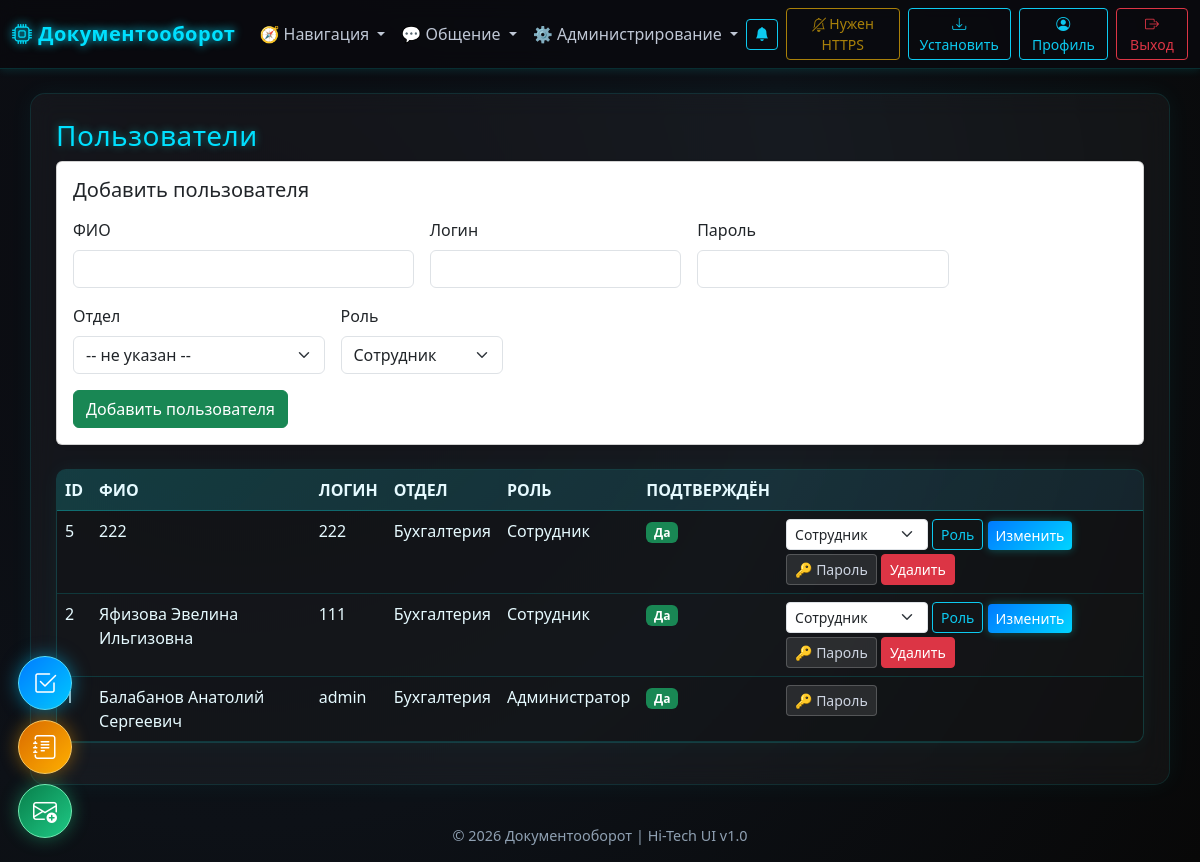
/admin/users (signed in), run on an earlier commit of the app's database.
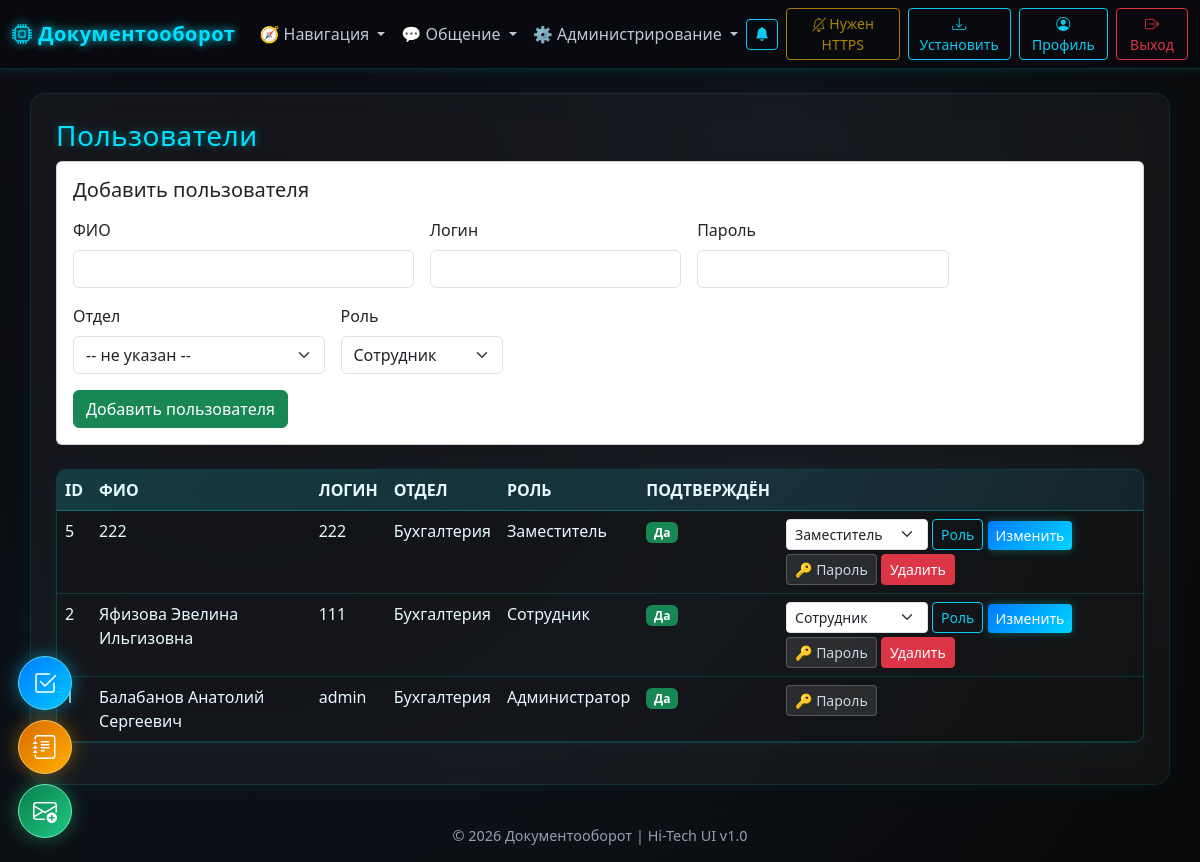
And on a later commit of the database.
### models.py (models this page shows, shortened)
class User(UserMixin, db.Model):
    __tablename__ = "users"
    id = db.Column(db.Integer, primary_key=True)
    full_name = db.Column(db.String(255), nullable=False)
    username = db.Column(db.String(120), unique=True, nullable=False)
    password_enc = db.Column(db.Text, nullable=False)
    role = db.Column(db.String(20), nullable=False, default="worker")
    department_id = db.Column(db.Integer, db.ForeignKey("departments.id"))
    is_approved = db.Column(db.Boolean, default=False, nullable=False)
    created_at = db.Column(db.DateTime, default=dt.datetime.utcnow)
    department = db.relationship("Department", backref="users")

class Department(db.Model):
    __tablename__ = "departments"
    id = db.Column(db.Integer, primary_key=True)
    name = db.Column(db.String(200), unique=True, nullable=False)
    letter_prefix = db.Column(db.String(100))
    memo_prefix = db.Column(db.String(100))
    letter_start_number = db.Column(db.Integer)
    memo_start_number = db.Column(db.Integer)
    letter_number_series = db.Column(db.String(100))
    memo_number_series = db.Column(db.String(100))

### app.py (the view)
@app.get("/admin/users")
@role_required("admin","superadmin")
def admin_users():
    users = User.query.order_by(User.created_at.desc()).all()
    deps = Department.query.order_by(Department.name).all()
    return render_template("admin_users.html", title="Пользователи", users=users, deps=deps)

### app.py (called while the page is built, shortened)
@app.context_processor
def inject_template_helpers():
    deps = []
    try:
        deps = Department.query.order_by(Department.name).all()
    except Exception:
        deps = []
    return {
        "get_status_meta": get_activity_status_meta,
        "get_priority_meta": get_activity_priority_meta,
        "deps": deps,
    }

@login_manager.user_loader
def load_user(user_id):
    if str(user_id) == "-1":
        return SuperAdmin()
    return User.query.get(int(user_id))

def get_active_report_share(endpoint_name):
    report_key = REPORT_SHARE_ENDPOINTS.get(endpoint_name)
    token = (request.args.get("share") or "").strip()
    if not report_key or not token:
        return None

def role_required(*roles):
    def _decor(fn):
        @wraps(fn)
        def wrapper(*args, **kwargs):
            if get_active_report_share(fn.__name__):
                return fn(*args, **kwargs)
            if not current_user.is_authenticated:
                flash("Требуется вход в систему.", "warning")
                return redirect(url_for("login_page"))
            if current_user.role not in roles:
                abort(403)
            return fn(*args, **kwargs)
        return wrapper
    return _decor

@app.context_processor
def inject_now():
    from datetime import datetime
    return {'now': datetime.now}

@app.context_processor
def inject_template_helpers():
    return {
        "has_endpoint": lambda endpoint: endpoint in app.view_functions,
    }

### templates/admin_users.html (shortened to what this page needs)
{% extends 'layout.html' %}
{% block content %}
<h3>Пользователи</h3>
{% if current_user.role in ['admin', 'superadmin'] %}
<div class="card shadow-sm mb-4">
  <div class="card-body">
    <h5 class="mb-3">Добавить пользователя</h5>
    <form method="post" action="{{ url_for('admin_add_user') }}" class="row g-3">
      <div class="col-md-4">
        <label class="form-label">ФИО</label>
        <input type="text" name="full_name" class="form-control" required>
      </div>
      <div class="col-md-3">
        <label class="form-label">Логин</label>
        <input type="text" name="username" class="form-control" required>
      </div>
      <div class="col-md-3">
        <label class="form-label">Пароль</label>
        <input type="text" name="password" class="form-control" required>
      </div>
      <div class="col-md-3">
        <label class="form-label">Отдел</label>
        <select name="department_id" class="form-select">
          <option value="">-- не указан --</option>
        </select>
      </div>
      {% if current_user.role in ['admin', 'superadmin'] %}
      <div class="col-md-2">
        <label class="form-label">Роль</label>
        <select name="role" class="form-select">
          <option value="worker">Сотрудник</option>
        </select>
      </div>
      {% endif %}
      <div class="col-12">
        <button class="btn btn-success">Добавить пользователя</button>
      </div>
    </form>
  </div>
</div>
{% endif %}
<table class="table table-striped">
  <thead>
    <tr>
      <th>ID</th><th>ФИО</th><th>Логин</th><th>Отдел</th><th>Роль</th><th>Подтверждён</th><th></th>
    </tr>
  </thead>
  <tbody>
    {% for u in users %}
    <tr>
      <td>{{ u.id }}</td>
      <td>{{ u.full_name }}</td>
      <td>{{ u.username }}</td>
      <td>{{ u.department.name if u.department else '' }}</td>
      <td>{{ {'worker': 'Сотрудник', 'deputy': 'Заместитель', 'manager': 'Руководитель', 'admin': 'Администратор'}.get(u.role, u.role) }}</td>
      <td>
        {% if u.is_approved %}
          <span class="badge bg-success">Да</span>
        {% else %}
          <span class="badge bg-warning">Нет</span>
        {% endif %}
      </td>
     <td>
  {% if current_user.role == 'superadmin' or u.role != 'admin' %}
    <form method="post" action="{{ url_for('update_user_role', user_id=u.id) }}" class="d-inline-flex gap-1 mb-1">
      <select name="role" class="form-select form-select-sm" aria-label="Роль пользователя">
        <option value="worker" {% if u.role == 'worker' %}selected{% endif %}>Сотрудник</option>
        <option value="deputy" {% if u.role == 'deputy' %}selected{% endif %}>Заместитель</option>
      </select>
      <button class="btn btn-sm btn-outline-info">Роль</button>
    </form>
  {% endif %}
  {% if current_user.role in ['admin', 'superadmin'] %}
    {% if current_user.role == 'superadmin' or u.role not in ['admin', 'superadmin'] %}
    <a class="btn btn-sm btn-primary" href="{{ url_for('edit_user', user_id=u.id) }}">Изменить</a>
    {% endif %}
    <button class="btn btn-sm btn-secondary" onclick="showPassword({{ u.id }}, '{{ u.full_name|e }}')">
      🔑 Пароль
    </button>
  {% endif %}
  {% if u.role != 'admin' %}
    <form method="post" action="{{ url_for('delete_user', user_id=u.id) }}" class="d-inline">
      <button class="btn btn-sm btn-danger">Удалить</button>
    </form>
  {% endif %}
</td>
    </tr>
    {% endfor %}
  </tbody>
</table>
{% endblock %}

### templates/layout.html (shortened to what this page needs)
<!DOCTYPE html>
<html lang="ru">
<head>
  <link href="{{ url_for('static', filename='bootstrap.min.css')}}" rel="stylesheet">
  <link href="{{ url_for('static', filename='bootstrap-icons.css')}}" rel="stylesheet">
</head>
<body>
<nav class="navbar navbar-expand-lg navbar-dark mb-4">
  <div class="container-fluid">
    <a class="navbar-brand" href="/">
      <i class="bi bi-cpu"></i> Документооборот
    </a>
    <div class="collapse navbar-collapse" id="navbarContent">
      {% if current_user.is_authenticated %}
     <ul class="navbar-nav me-auto mb-2 mb-lg-0">
  <li class="nav-item dropdown">
    <a class="nav-link dropdown-toggle" href="#" id="mainMenu" role="button" data-bs-toggle="dropdown" aria-expanded="false">
      🧭 Навигация
    </a>
  </li>
  <li class="nav-item dropdown">
    <a class="nav-link dropdown-toggle" href="#" id="chatMenu" role="button" data-bs-toggle="dropdown" aria-expanded="false">
      💬 Общение
    </a>
  </li>
  {% if current_user.role in ['admin', 'superadmin'] %}
  <li class="nav-item dropdown">
    <a class="nav-link dropdown-toggle" href="#" id="adminMenu" role="button" data-bs-toggle="dropdown" aria-expanded="false">
      ⚙️ Администрирование
    </a>
  </li>
  {% endif %}
</ul>
<div class="d-flex align-items-center">
  <div class="dropdown me-2">
    <button class="btn btn-outline-info btn-sm position-relative" type="button" id="notificationsBell"
            data-bs-toggle="dropdown" data-bs-auto-close="outside" aria-expanded="false" title="Уведомления">
      <i class="bi bi-bell-fill"></i>
    </button>
  </div>
  <button id="enableNotificationsBtn" type="button" class="btn btn-outline-warning btn-sm me-2 d-none">
  </button>
  <button id="installAppBtn" type="button" class="btn btn-outline-info btn-sm me-2 d-none">
    <i class="bi bi-download"></i> Установить
  </button>
  <a href="{{ url_for('profile_page') }}" class="btn btn-outline-info btn-sm me-2">
    <i class="bi bi-person-circle"></i> Профиль
  </a>
  <a class="btn btn-outline-danger btn-sm" href="{{ url_for('logout') }}">
    <i class="bi bi-box-arrow-right"></i> Выход
  </a>
</div>
      {% endif %}
    </div>
  </div>
</nav>
{% if current_user.is_authenticated %}
<div class="floating-create-menu no-print" aria-label="Быстрое создание">
  <a class="btn quick-create-btn quick-create-task" href="{{ url_for('create_activity') }}" title="Новая задача" aria-label="Новая задача"><i class="bi bi-check2-square"></i></a>
  <a class="btn quick-create-btn quick-create-memo" href="{{ url_for('new_memo_page') }}" title="Новая служебная записка" aria-label="Новая служебная записка"><i class="bi bi-journal-text"></i></a>
  <a class="btn quick-create-btn quick-create-letter" href="{{ url_for('new_letter_page') }}" title="Новое письмо" aria-label="Новое письмо"><i class="bi bi-envelope-plus"></i></a>
</div>
{% endif %}
<div id="userNotificationToastContainer" class="toast-container position-fixed bottom-0 end-0 p-3" style="z-index: 1090;"></div>
<div class="container {% block main_container_class %}{% endblock %}">
  {% block content %}{% endblock %}
</div>
<footer>
  <p>© {{ now().year }} Документооборот | Hi-Tech UI v1.0</p>
</footer>
</body>
</html>

### templates/layout.html (style rules this page uses)
body { background: radial-gradient(circle at 20% 30%, #0a0a0f, #0d1117, #080808); color: #e5e5e5; font-family: "Segoe UI", "Roboto", sans-serif; min-height: 100vh; }
input, textarea, select, option { font-family: "Segoe UI", "Roboto", sans-serif !important; }
.navbar { background: rgba(10, 10, 15, 0.85); backdrop-filter: blur(10px); border-bottom: 1px solid rgba(0, 255, 255, 0.15); box-shadow: 0 2px 8px rgba(0, 255, 255, 0.1); }
.navbar-brand { font-weight: 600; letter-spacing: 0.5px; color: #00e0ff !important; text-shadow: 0 0 10px #00e0ff; }
.nav-link { color: #bfc7d5 !important; transition: all 0.3s ease; }
.container { background: rgba(255, 255, 255, 0.04); backdrop-filter: blur(12px); border-radius: 15px; padding: 25px; box-shadow: 0 0 25px rgba(0, 255, 255, 0.05); border: 1px solid rgba(0, 255, 255, 0.1); animation: fadeIn 0.5s ease; }
h3, h2, h1 { color: #00e0ff; text-shadow: 0 0 8px rgba(0, 255, 255, 0.4); letter-spacing: 0.5px; }
.btn-primary { background: linear-gradient(135deg, #007bff, #00d4ff); border: none; box-shadow: 0 0 10px rgba(0, 255, 255, 0.3); }
.btn-secondary { background: rgba(255, 255, 255, 0.1); color: #cfd6e3; border: 1px solid rgba(255, 255, 255, 0.2); }
table { color: #e5e5e5; }
thead { background: rgba(0, 255, 255, 0.08); color: #00e0ff; border-bottom: 2px solid rgba(0, 255, 255, 0.15); }
a { color: #00e0ff; text-decoration: none; }
footer { text-align: center; margin-top: 40px; color: #8fa0b2; font-size: 0.9em; }
.table { color: #e6faff !important; background: rgba(255, 255, 255, 0.02) !important; border-collapse: separate !important; border-spacing: 0; border: 1px solid rgba(0, 255, 255, 0.15) !important; box-shadow: 0 0 20px rgba(0, 255, 255, 0.05); border-radius: 10px; overflow: hidden; }
.table thead { background: linear-gradient(135deg, rgba(0,255,255,0.15), rgba(0,180,255,0.08)) !important; color: #00e0ff !important; font-weight: 600; text-transform: uppercase; border-bottom: 2px solid rgba(0, 255, 255, 0.25) !important; }
.table tbody { background: rgba(0, 0, 0, 0.2) !important; }
.table td, .table th { color: #e6faff !important; background: transparent !important; }
.navbar { z-index: 3000 !important; }
.floating-create-menu { position: fixed; left: 18px; bottom: 24px; z-index: 1080; display: flex; flex-direction: column; gap: 10px; }
.quick-create-btn { width: 54px; height: 54px; border-radius: 50%; color: #fff; font-size: 1.5rem; display: inline-flex; align-items: center; justify-content: center; transition: transform .2s ease, filter .2s ease; }
.quick-create-task { background: linear-gradient(135deg, #007bff, #00c8ff); border-color: #51dfff; box-shadow: 0 0 18px rgba(0, 200, 255, .5); }
.quick-create-memo { background: linear-gradient(135deg, #d96a00, #ffb000); border-color: #ffcb61; box-shadow: 0 0 18px rgba(255, 159, 0, .45); }
.quick-create-letter { background: linear-gradient(135deg, #087f4b, #1fc985); border-color: #72f0b5; box-shadow: 0 0 18px rgba(31, 201, 133, .45); }

What changed in the data, as far as the page shows it:
changed User id 5: role "Сотрудник" → "Заместитель"
